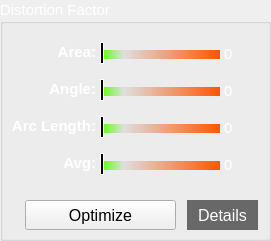
   <widget class="QGroupBox" name="distortion_area">
    <property name="geometry">
     <rect>
      <x>1220</x>
      <y>810</y>
      <width>271</width>
      <height>241</height>
     </rect>
    </property>
    <property name="palette">
     <palette>
      <active>
       <colorrole role="WindowText">
        <brush brushstyle="SolidPattern">
         <color alpha="255">
          <red>255</red>
          <green>255</green>
          <blue>255</blue>
         </color>
        </brush>
       </colorrole>
       <colorrole role="Text">
        <brush brushstyle="SolidPattern">
         <color alpha="255">
          <red>255</red>
          <green>255</green>
          <blue>255</blue>
         </color>
        </brush>
       </colorrole>
       <colorrole role="PlaceholderText">
        <brush brushstyle="NoBrush">
         <color alpha="128">
          <red>255</red>
          <green>255</green>
          <blue>255</blue>
         </color>
        </brush>
       </colorrole>
      </active>
      <inactive>
       <colorrole role="WindowText">
        <brush brushstyle="SolidPattern">
         <color alpha="255">
          <red>255</red>
          <green>255</green>
          <blue>255</blue>
         </color>
        </brush>
       </colorrole>
       <colorrole role="Text">
        <brush brushstyle="SolidPattern">
         <color alpha="255">
          <red>255</red>
          <green>255</green>
          <blue>255</blue>
         </color>
        </brush>
       </colorrole>
       <colorrole role="PlaceholderText">
        <brush brushstyle="NoBrush">
         <color alpha="128">
          <red>255</red>
          <green>255</green>
          <blue>255</blue>
         </color>
        </brush>
       </colorrole>
      </inactive>
      <disabled>
       <colorrole role="WindowText">
        <brush brushstyle="SolidPattern">
         <color alpha="255">
          <red>120</red>
          <green>120</green>
          <blue>120</blue>
         </color>
        </brush>
       </colorrole>
       <colorrole role="Text">
        <brush brushstyle="SolidPattern">
         <color alpha="255">
          <red>120</red>
          <green>120</green>
          <blue>120</blue>
         </color>
        </brush>
       </colorrole>
       <colorrole role="PlaceholderText">
        <brush brushstyle="NoBrush">
         <color alpha="128">
          <red>255</red>
          <green>255</green>
          <blue>255</blue>
         </color>
        </brush>
       </colorrole>
      </disabled>
     </palette>
    </property>
    <property name="font">
     <font>
      <pointsize>11</pointsize>
     </font>
    </property>
    <property name="autoFillBackground">
     <bool>false</bool>
    </property>
    <property name="title">
     <string>Distortion Factor</string>
    </property>
    <widget class="QLabel" name="label_err1">
     <property name="geometry">
      <rect>
       <x>1</x>
       <y>42</y>
       <width>95</width>
       <height>20</height>
      </rect>
     </property>
     <property name="font">
      <font>
       <pointsize>11</pointsize>
       <weight>75</weight>
       <bold>true</bold>
      </font>
     </property>
     <property name="styleSheet">
      <string notr="true">QLabel {color:white;}</string>
     </property>
     <property name="text">
      <string>Area:</string>
     </property>
     <property name="alignment">
      <set>Qt::AlignRight|Qt::AlignTrailing|Qt::AlignVCenter</set>
     </property>
     <property name="wordWrap">
      <bool>true</bool>
     </property>
    </widget>
    <widget class="QLabel" name="label_err2">
     <property name="geometry">
      <rect>
       <x>1</x>
       <y>79</y>
       <width>95</width>
       <height>20</height>
      </rect>
     </property>
     <property name="font">
      <font>
       <pointsize>11</pointsize>
       <weight>75</weight>
       <bold>true</bold>
      </font>
     </property>
     <property name="styleSheet">
      <string notr="true">QLabel {color:white;}</string>
     </property>
     <property name="text">
      <string>Angle:</string>
     </property>
     <property name="alignment">
      <set>Qt::AlignRight|Qt::AlignTrailing|Qt::AlignVCenter</set>
     </property>
     <property name="wordWrap">
      <bool>true</bool>
     </property>
    </widget>
    <widget class="QLabel" name="label_err3">
     <property name="geometry">
      <rect>
       <x>1</x>
       <y>116</y>
       <width>95</width>
       <height>20</height>
      </rect>
     </property>
     <property name="font">
      <font>
       <pointsize>11</pointsize>
       <weight>75</weight>
       <bold>true</bold>
      </font>
     </property>
     <property name="styleSheet">
      <string notr="true">QLabel {color:white;}</string>
     </property>
     <property name="text">
      <string>Arc Length:</string>
     </property>
     <property name="alignment">
      <set>Qt::AlignRight|Qt::AlignTrailing|Qt::AlignVCenter</set>
     </property>
     <property name="wordWrap">
      <bool>true</bool>
     </property>
    </widget>
    <widget class="QPushButton" name="pushButton_optimizeChart">
     <property name="geometry">
      <rect>
       <x>25</x>
       <y>200</y>
       <width>151</width>
       <height>30</height>
      </rect>
     </property>
     <property name="font">
      <font>
       <pointsize>12</pointsize>
      </font>
     </property>
     <property name="styleSheet">
      <string notr="true">QPushButton#pushButton_optimizePie {
	color: white;
    background-color:  rgb(104, 104, 104);
    border-style: none;
    border-width: 2px;
    border-color: rgb(104, 104, 104);
}
QPushButton#pushButton_optimizePie:pressed {
    background-color: rgb(50, 50, 50);
    border-style: inset;
}</string>
     </property>
     <property name="text">
      <string>Optimize</string>
     </property>
    </widget>
    <widget class="QLabel" name="label_err4">
     <property name="geometry">
      <rect>
       <x>1</x>
       <y>153</y>
       <width>95</width>
       <height>20</height>
      </rect>
     </property>
     <property name="font">
      <font>
       <pointsize>11</pointsize>
       <weight>75</weight>
       <bold>true</bold>
      </font>
     </property>
     <property name="styleSheet">
      <string notr="true">QLabel {color:white;}</string>
     </property>
     <property name="text">
      <string>Avg:</string>
     </property>
     <property name="alignment">
      <set>Qt::AlignRight|Qt::AlignTrailing|Qt::AlignVCenter</set>
     </property>
     <property name="wordWrap">
      <bool>true</bool>
     </property>
    </widget>
    <widget class="QGroupBox" name="groupBox">
     <property name="geometry">
      <rect>
       <x>100</x>
       <y>32</y>
       <width>120</width>
       <height>151</height>
      </rect>
     </property>
     <property name="styleSheet">
      <string notr="true">QGroupBox{
border:none;
} </string>
     </property>
     <property name="title">
      <string/>
     </property>
     <widget class="QLabel" name="label_errorPin1">
      <property name="geometry">
       <rect>
        <x>0</x>
        <y>10</y>
        <width>4</width>
        <height>22</height>
       </rect>
      </property>
      <property name="font">
       <font>
        <family>Tunga</family>
        <pointsize>15</pointsize>
        <weight>75</weight>
        <italic>true</italic>
        <bold>true</bold>
       </font>
      </property>
      <property name="styleSheet">
       <string notr="true">QLabel#label_errorPin1 {
	background-color: rgb(0,0,0);
	color: white;
	border-width: 1px;
    border-style: solid;
    border-color: white;
}</string>
      </property>
      <property name="text">
       <string/>
      </property>
     </widget>
     <widget class="QLabel" name="label_errorBar1">
      <property name="geometry">
       <rect>
        <x>0</x>
        <y>18</y>
        <width>120</width>
        <height>9</height>
       </rect>
      </property>
      <property name="font">
       <font>
        <family>Tunga</family>
        <pointsize>15</pointsize>
        <weight>75</weight>
        <italic>true</italic>
        <bold>true</bold>
       </font>
      </property>
      <property name="styleSheet">
       <string notr="true">QLabel#label_errorBar1 {
	background-color: qlineargradient( x1:0 y1:0, x2:1 y2:0, stop:1 rgb(255, 85, 0), stop:0.2 rgb(223, 223, 223), stop:0 rgb(85, 255, 0) );
	color: white;
}</string>
      </property>
      <property name="text">
       <string/>
      </property>
     </widget>
     <widget class="QLabel" name="label_errorPin2">
      <property name="geometry">
       <rect>
        <x>0</x>
        <y>47</y>
        <width>4</width>
        <height>22</height>
       </rect>
      </property>
      <property name="font">
       <font>
        <family>Tunga</family>
        <pointsize>15</pointsize>
        <weight>75</weight>
        <italic>true</italic>
        <bold>true</bold>
       </font>
      </property>
      <property name="styleSheet">
       <string notr="true">QLabel#label_errorPin2 {
	background-color: rgb(0,0,0);
	color: white;
	border-width: 1px;
    border-style: solid;
    border-color: white;
}</string>
      </property>
      <property name="text">
       <string/>
      </property>
     </widget>
     <widget class="QLabel" name="label_errorBar2">
      <property name="geometry">
       <rect>
        <x>0</x>
        <y>55</y>
        <width>120</width>
        <height>9</height>
       </rect>
      </property>
      <property name="font">
       <font>
        <family>Tunga</family>
        <pointsize>15</pointsize>
        <weight>75</weight>
        <italic>true</italic>
        <bold>true</bold>
       </font>
      </property>
      <property name="styleSheet">
       <string notr="true">QLabel#label_errorBar2
 {
	background-color: qlineargradient( x1:0 y1:0, x2:1 y2:0, stop:1 rgb(255, 85, 0), stop:0.2 rgb(223, 223, 223), stop:0 rgb(85, 255, 0) );
	color: white;
}</string>
      </property>
      <property name="text">
       <string/>
      </property>
     </widget>
     <widget class="QLabel" name="label_errorPin3">
      <property name="geometry">
       <rect>
        <x>0</x>
        <y>84</y>
        <width>4</width>
        <height>22</height>
       </rect>
      </property>
      <property name="font">
       <font>
        <family>Tunga</family>
        <pointsize>15</pointsize>
        <weight>75</weight>
        <italic>true</italic>
        <bold>true</bold>
       </font>
      </property>
      <property name="styleSheet">
       <string notr="true">QLabel#label_errorPin3 {
	background-color: rgb(0,0,0);
	color: white;
	border-width: 1px;
    border-style: solid;
    border-color: white;
}</string>
      </property>
      <property name="text">
       <string/>
      </property>
     </widget>
     <widget class="QLabel" name="label_errorBar3">
      <property name="geometry">
       <rect>
        <x>0</x>
        <y>92</y>
        <width>120</width>
        <height>9</height>
       </rect>
      </property>
      <property name="font">
       <font>
        <family>Tunga</family>
        <pointsize>15</pointsize>
        <weight>75</weight>
        <italic>true</italic>
        <bold>true</bold>
       </font>
      </property>
      <property name="styleSheet">
       <string notr="true">QLabel#label_errorBar3
 {
	background-color: qlineargradient( x1:0 y1:0, x2:1 y2:0, stop:1 rgb(255, 85, 0), stop:0.2 rgb(223, 223, 223), stop:0 rgb(85, 255, 0) );
	color: white;
}</string>
      </property>
      <property name="text">
       <string/>
      </property>
     </widget>
     <widget class="QLabel" name="label_errorBar4">
      <property name="geometry">
       <rect>
        <x>0</x>
        <y>129</y>
        <width>120</width>
        <height>9</height>
       </rect>
      </property>
      <property name="font">
       <font>
        <family>Tunga</family>
        <pointsize>15</pointsize>
        <weight>75</weight>
        <italic>true</italic>
        <bold>true</bold>
       </font>
      </property>
      <property name="styleSheet">
       <string notr="true">QLabel#label_errorBar4
 {
	background-color: qlineargradient( x1:0 y1:0, x2:1 y2:0, stop:1 rgb(255, 85, 0), stop:0.2 rgb(223, 223, 223), stop:0 rgb(85, 255, 0) );
	color: white;
}</string>
      </property>
      <property name="text">
       <string/>
      </property>
     </widget>
     <widget class="QLabel" name="label_errorPin4">
      <property name="geometry">
       <rect>
        <x>0</x>
        <y>121</y>
        <width>4</width>
        <height>22</height>
       </rect>
      </property>
      <property name="font">
       <font>
        <family>Tunga</family>
        <pointsize>15</pointsize>
        <weight>75</weight>
        <italic>true</italic>
        <bold>true</bold>
       </font>
      </property>
      <property name="styleSheet">
       <string notr="true">QLabel#label_errorPin4 {
	background-color: rgb(0,0,0);
	color: white;
	border-width: 1px;
    border-style: solid;
    border-color: white;
}</string>
      </property>
      <property name="text">
       <string/>
      </property>
     </widget>
     <zorder>label_errorBar3</zorder>
     <zorder>label_errorBar2</zorder>
     <zorder>label_errorBar1</zorder>
     <zorder>label_errorPin1</zorder>
     <zorder>label_errorPin2</zorder>
     <zorder>label_errorPin3</zorder>
     <zorder>label_errorBar4</zorder>
     <zorder>label_errorPin4</zorder>
    </widget>
    <widget class="QPushButton" name="pushButton_distortionHelp">
     <property name="geometry">
      <rect>
       <x>187</x>
       <y>200</y>
       <width>71</width>
       <height>30</height>
      </rect>
     </property>
     <property name="font">
      <font>
       <pointsize>12</pointsize>
      </font>
     </property>
     <property name="styleSheet">
      <string notr="true">QPushButton#pushButton_distortionHelp {
	color: white;
    background-color:  rgb(104, 104, 104);
    border-style: none;
    border-width: 2px;
    border-color: rgb(104, 104, 104);
}
QPushButton#pushButton_distortionHelp:pressed {
    background-color: rgb(50, 50, 50);
    border-style: inset;
}</string>
     </property>
     <property name="text">
      <string>Details</string>
     </property>
    </widget>
    <widget class="QLabel" name="label_errVal3">
     <property name="geometry">
      <rect>
       <x>224</x>
       <y>118</y>
       <width>171</width>
       <height>20</height>
      </rect>
     </property>
     <property name="font">
      <font>
       <pointsize>11</pointsize>
       <weight>50</weight>
       <bold>false</bold>
      </font>
     </property>
     <property name="styleSheet">
      <string notr="true">QLabel {color:white;}</string>
     </property>
     <property name="text">
      <string>0</string>
     </property>
     <property name="wordWrap">
      <bool>true</bool>
     </property>
    </widget>
    <widget class="QLabel" name="label_errVal1">
     <property name="geometry">
      <rect>
       <x>224</x>
       <y>44</y>
       <width>40</width>
       <height>20</height>
      </rect>
     </property>
     <property name="font">
      <font>
       <pointsize>11</pointsize>
       <weight>50</weight>
       <bold>false</bold>
      </font>
     </property>
     <property name="styleSheet">
      <string notr="true">QLabel {color:white;}</string>
     </property>
     <property name="text">
      <string>0</string>
     </property>
     <property name="wordWrap">
      <bool>true</bool>
     </property>
    </widget>
    <widget class="QLabel" name="label_errVal4">
     <property name="geometry">
      <rect>
       <x>224</x>
       <y>155</y>
       <width>191</width>
       <height>20</height>
      </rect>
     </property>
     <property name="font">
      <font>
       <pointsize>11</pointsize>
       <weight>50</weight>
       <bold>false</bold>
      </font>
     </property>
     <property name="styleSheet">
      <string notr="true">QLabel {color:white;}</string>
     </property>
     <property name="text">
      <string>0</string>
     </property>
     <property name="wordWrap">
      <bool>true</bool>
     </property>
    </widget>
    <widget class="QLabel" name="label_errVal2">
     <property name="geometry">
      <rect>
       <x>224</x>
       <y>81</y>
       <width>181</width>
       <height>20</height>
      </rect>
     </property>
     <property name="font">
      <font>
       <pointsize>11</pointsize>
       <weight>50</weight>
       <bold>false</bold>
      </font>
     </property>
     <property name="styleSheet">
      <string notr="true">QLabel {color:white;}</string>
     </property>
     <property name="text">
      <string>0</string>
     </property>
     <property name="wordWrap">
      <bool>true</bool>
     </property>
    </widget>
   </widget>
